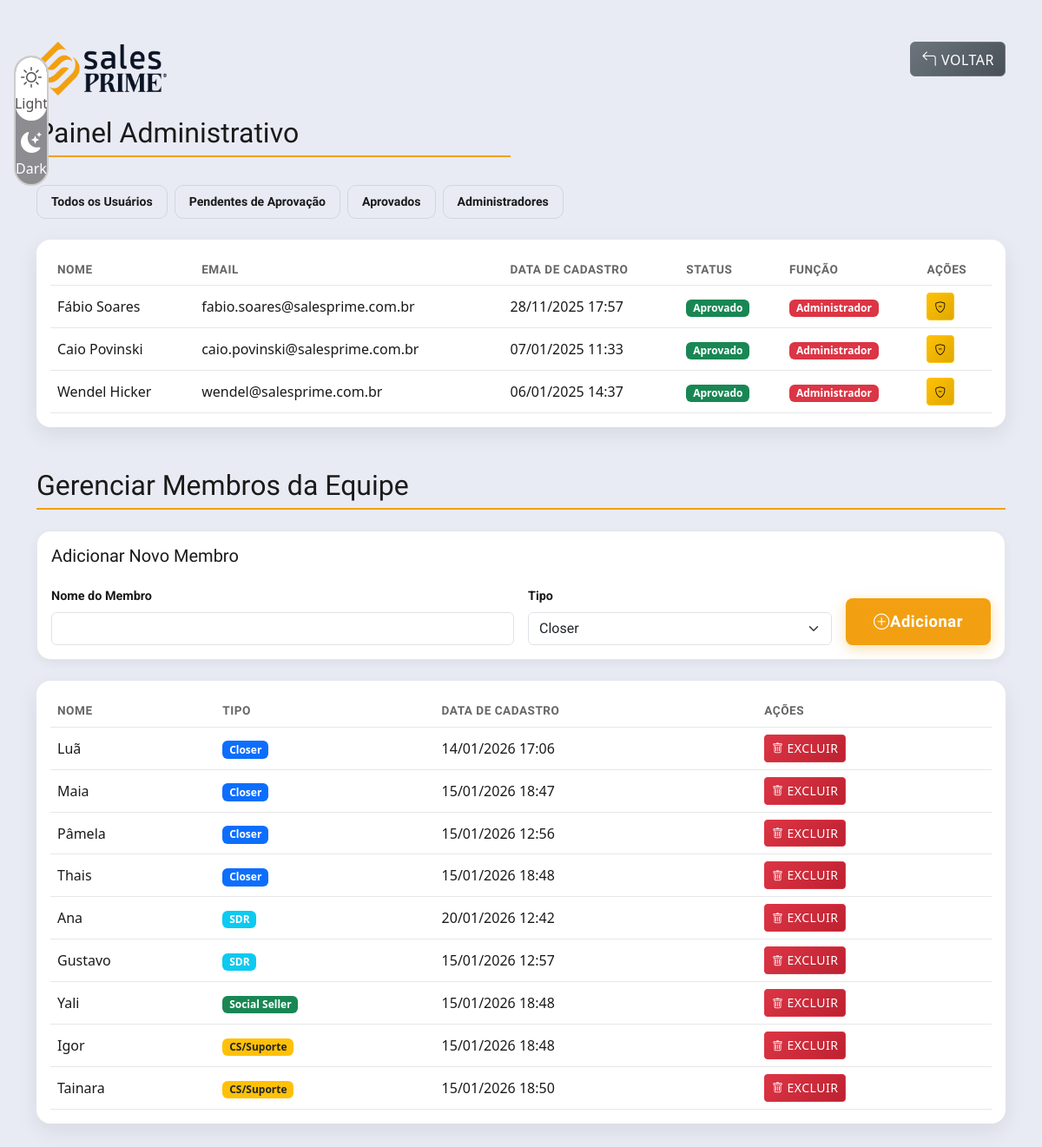
The page /admin.php?filter=admins (signed in) on the database its author committed.
### tables this page shows
CREATE TABLE `users` (
  `id` int(11) NOT NULL,
  `name` varchar(255) NOT NULL,
  `email` varchar(255) NOT NULL,
  `password` varchar(255) NOT NULL,
  `created_at` timestamp NOT NULL DEFAULT CURRENT_TIMESTAMP,
  `is_approved` tinyint(1) DEFAULT '0',
  `is_admin` tinyint(1) DEFAULT '0',
  `status` enum('pendente','aprovado') DEFAULT 'pendente',
  `reset_token` varchar(255) DEFAULT NULL,
  `reset_expires_at` datetime DEFAULT NULL
);

CREATE TABLE `team_members` (
  `id` int(11) NOT NULL,
  `name` varchar(255) NOT NULL,
  `type` enum('Closer','SDR','SocialSeller','CS') NOT NULL,
  `created_at` timestamp NOT NULL DEFAULT CURRENT_TIMESTAMP
);

### admin.php (the view, shortened to what this page needs)
<?php
require 'includes/db.php';
$filter = isset($_GET['filter']) ? $_GET['filter'] : 'all';
switch ($filter) {
    case 'admins':
        $stmt = $pdo->query("SELECT id, name, email, created_at, is_approved, is_admin FROM users WHERE is_admin = TRUE ORDER BY created_at DESC");
        break;
}
$users = $stmt->fetchAll(PDO::FETCH_ASSOC);
$teamMembersStmt = $pdo->query("SELECT id, name, type, created_at FROM team_members ORDER BY type, name");
$teamMembers = $teamMembersStmt->fetchAll(PDO::FETCH_ASSOC);
?>
<!DOCTYPE html>
<html lang="pt-BR">
<head>
    <link rel="stylesheet" href="assets/css/base.css">
    <link rel="stylesheet" href="assets/css/componentes.css">
    <link rel="stylesheet" href="assets/css/utm-btn.css">
    <link rel="stylesheet" href="assets/css/theme-antigravity.css">
    <link rel="stylesheet" href="assets/css/tema.css">
    <link rel="stylesheet" href="assets/css/responsivo.css">
    <link href="https://cdn.jsdelivr.net/npm/bootstrap@5.3.0/dist/css/bootstrap.min.css" rel="stylesheet">
    <link rel="stylesheet" href="https://cdn.jsdelivr.net/npm/bootstrap-icons@1.11.3/font/bootstrap-icons.min.css">
</head>
<body class="theme-sales-prime">
    <div class="p-3 fixed-top mt-5" style="width: 10%;">
        <div id="themeSwitch" class="theme-switch-container light-active">
            <div class="theme-switch-bg"></div>
            <div class="theme-switch-option light-option active">
                <i class="bi bi-sun"></i>
                <span>Light</span>
            </div>
            <div class="theme-switch-option dark-option">
                <i class="bi bi-moon-stars-fill"></i>
                <span>Dark</span>
            </div>
        </div>
    </div>
    <div class="container mt-5">
        <div class="row mb-4">
            <div class="col">
                <img src="assets/images/logo-light.png" alt="Logo" class="img-fluid d-none" id="logo-light"
                    style="max-width: 150px;">
                <h2 class="mt-4">Painel Administrativo</h2>
            </div>
            <div class="col text-end">
                <a href="index.php" class="btn btn-secondary"><i class="bi bi-arrow-90deg-left"></i> Voltar</a>
            </div>
        </div>
        <div class="mb-4">
            <div class="d-flex gap-2" role="group">
                <a href="?filter=all" class="ag-btn-outline <?= $filter === 'all' ? 'active' : '' ?>">
                    Todos os Usuários
                </a>
                <a href="?filter=pending" class="ag-btn-outline <?= $filter === 'pending' ? 'active' : '' ?>">
                    Pendentes de Aprovação
                </a>
                <a href="?filter=approved" class="ag-btn-outline <?= $filter === 'approved' ? 'active' : '' ?>">
                    Aprovados
                </a>
                <a href="?filter=admins" class="ag-btn-outline <?= $filter === 'admins' ? 'active' : '' ?>">
                    Administradores
                </a>
            </div>
        </div>
        <?php if (empty($users)): ?>
            <div class="alert alert-info">Não há usuários para exibir com o filtro selecionado.</div>
        <?php else: ?>
            <div class="ag-table-wrapper p-3">
                <div class="table-responsive">
                    <table class="table table-hover mb-0">
                        <thead>
                            <tr>
                                <th>Nome</th>
                                <th>Email</th>
                                <th>Data de Cadastro</th>
                                <th>Status</th>
                                <th>Função</th>
                                <th>Ações</th>
                            </tr>
                        </thead>
                        <tbody>
                            <?php foreach ($users as $user): ?>
                                <tr>
                                    <td><?= htmlspecialchars($user['name']) ?></td>
                                    <td><?= htmlspecialchars($user['email']) ?></td>
                                    <td><?= date('d/m/Y H:i', strtotime($user['created_at'])) ?></td>
                                    <td>
                                        <?php if ($user['is_approved']): ?>
                                            <span class="badge bg-success">Aprovado</span>
                                        <?php else: ?>
                                            <span class="badge bg-warning text-dark">Pendente</span>
                                        <?php endif; ?>
                                    </td>
                                    <td>
                                        <?php if ($user['is_admin']): ?>
                                            <span class="badge bg-danger">Administrador</span>
                                        <?php else: ?>
                                            <span class="badge bg-secondary">Usuário</span>
                                        <?php endif; ?>
                                    </td>
                                    <td>
                                        <div class="btn-group" role="group">
                                            <?php if (!$user['is_admin']): ?>
                                                <form method="POST" class="d-inline">
                                                    <input type="hidden" name="user_id" value="<?= $user['id'] ?>">
                                                    <button type="submit" name="make_admin" class="btn btn-primary btn-sm"
                                                        title="Promover a Administrador">
                                                        <i class="bi bi-shield-plus"></i>
                                                    </button>
                                                    <form method="POST" class="d-inline me-1">
                                                        <input type="hidden" name="user_id" value="<?= $user['id'] ?>">
                                                        <button type="submit" name="delete_user" class="btn btn-danger btn-sm"
                                                            title="Deletar"
                                                            onclick="return confirm('Tem certeza que deseja excluir este usuário?')">
                                                            <i class="bi bi-trash"></i>
                                                        </button>
                                                    </form>
                                                <?php else: ?>
                                                    <form method="POST" class="d-inline">
                                                        <button type="submit" name="remove_admin" class="btn btn-warning btn-sm"
                                                            title="Remover privilégios de Administrador">
                                                            <i class="bi bi-shield-minus"></i>
                                                        </button>
                                                    </form>
                                                <?php endif; ?>
                                        </div>
                                    </td>
                                </tr>
                            <?php endforeach; ?>
                        </tbody>
                    </table>
                </div>
            </div>
        <?php endif; ?>
        <h2 class="mt-5">Gerenciar Membros da Equipe</h2>
        <div class="ag-card my-4">
            <div class="card-header p-3">
                <h5>Adicionar Novo Membro</h5>
            </div>
            <div class="card-body px-3 pb-3">
                <form method="POST" class="row g-3">
                    <div class="col-md-6">
                        <label for="member_name" class="form-label">Nome do Membro</label>
                        <input type="text" class="form-control" id="member_name" name="member_name" required>
                    </div>
                    <div class="col-md-4">
                        <label for="member_type" class="form-label">Tipo</label>
                        <select class="form-select" id="member_type" name="member_type" required>
                            <option value="Closer">Closer</option>
                        </select>
                    </div>
                    <div class="col-md-2 d-flex align-items-end">
                        <button type="submit" name="add_team_member" class="ag-btn-accent w-100">
                            <i class="bi bi-plus-circle"></i> Adicionar
                        </button>
                    </div>
                </form>
            </div>
        </div>
        <div class="ag-table-wrapper p-3">
            <div class="table-responsive">
                <table class="table table-hover mb-0">
                    <thead>
                        <tr>
                            <th>Nome</th>
                            <th>Tipo</th>
                            <th>Data de Cadastro</th>
                            <th>Ações</th>
                        </tr>
                    </thead>
                    <tbody>
                        <?php if (empty($teamMembers)): ?>
                            <tr>
                                <td colspan="4" class="text-center">Nenhum membro cadastrado.</td>
                            </tr>
                        <?php else: ?>
                            <?php foreach ($teamMembers as $member): ?>
                                <tr>
                                    <td><?= htmlspecialchars($member['name']) ?></td>
                                    <td>
                                        <?php
                                        $typeLabels = [
                                            'Closer' => 'Closer',
                                            'SDR' => 'SDR',
                                            'SocialSeller' => 'Social Seller',
                                            'CS' => 'CS/Suporte'
                                        ];
                                        $badgeColors = [
                                            'Closer' => 'bg-primary',
                                            'SDR' => 'bg-info',
                                            'SocialSeller' => 'bg-success',
                                            'CS' => 'bg-warning text-dark'
                                        ];
                                        ?>
                                        <span class="badge <?= $badgeColors[$member['type']] ?>">
                                            <?= $typeLabels[$member['type']] ?>
                                        </span>
                                    </td>
                                    <td><?= date('d/m/Y H:i', strtotime($member['created_at'])) ?></td>
                                    <td>
                                        <form method="POST" class="d-inline">
                                            <button type="submit" name="delete_team_member" class="btn btn-danger btn-sm"
                                                onclick="return confirm('Tem certeza que deseja excluir este membro?')">
                                                <i class="bi bi-trash"></i> Excluir
                                            </button>
                                        </form>
                                    </td>
                                </tr>
                            <?php endforeach; ?>
                        <?php endif; ?>
                    </tbody>
                </table>
            </div>
        </div>
    </div>
</body>
</html>

### assets/css/base.css (style rules this page uses)
* { box-sizing: border-box; margin: 0; padding: 0; }
body { font-family: 'Roboto', sans-serif; font-size: 0.8rem; line-height: 1.6; color: #212529; background-color: #fff; }
h1, h2, h3, h4, h5, h6 { font-family: 'Roboto', sans-serif; font-weight: 900; margin-bottom: 1rem; line-height: 1.2; }
h2 { font-size: 2rem; border-bottom: 2px solid #F2A011; padding-bottom: 0.4rem; }
h5 { font-size: 1.25rem; color: #3D4F73; }
a { font-size: 0.8rem; overflow-wrap: break-word; word-wrap: break-word; -ms-word-break: break-all; word-break: break-all; word-break: break-word; -ms-hyphens: auto; -moz-hyphens: auto; -webkit-hyphens: auto; hyphens: auto; text-decoration: none; }
.container { width: 100%; padding-right: 15px; padding-left: 15px; margin-right: auto; margin-left: auto; }
h1, h2, h3, h4, h5, h6 { animation: fadeIn 0.5s ease-out; }

### assets/css/componentes.css (style rules this page uses)
.btn { font-family: 'Roboto', sans-serif; font-weight: 500; font-size: 0.9rem; padding: 0.5rem 1.5rem; border-radius: 8px; transition: all 0.3s cubic-bezier(0.4, 0, 0.2, 1); border: 2px solid transparent; text-transform: uppercase; letter-spacing: 0.5px; display: inline-flex; align-items: center; justify-content: center; gap: 0.5rem; cursor: pointer; text-decoration: none; }
.btn-secondary { background: linear-gradient(135deg, #6c757d 0%, #495057 100%); border-color: #adb5bd; color: white; }
.btn-danger { background: linear-gradient(135deg, #dc3545 0%, #bd2130 100%); border-color: #e4606d; color: white; }
.btn-warning { background: linear-gradient(135deg, #ffc107 0%, #e0a800 100%); border-color: #ffd351; color: #212529; }
.btn-sm { padding: 0.25rem 1rem; font-size: 0.8rem; border-radius: 6px; }
.btn i { font-size: 1.1em; }
.btn-sm i { font-size: 0.9em; }
.form-control { font-family: 'Roboto', sans-serif; font-size: 0.9rem; padding: 0.75rem 1rem; border-radius: 8px; border: 2px solid #dee2e6; transition: all 0.3s cubic-bezier(0.4, 0, 0.2, 1); background-color: white; color: #212529; }
.form-control::placeholder { color: #6c757d; font-weight: 300; }
.form-select { font-family: 'Roboto', sans-serif; font-size: 0.9rem; padding: 0.75rem 1rem; border-radius: 8px; border: 2px solid #dee2e6; background-color: white; color: #212529; transition: all 0.3s ease; }
.form-label { font-family: 'Roboto', sans-serif; font-weight: 700; font-size: 0.9rem; margin-bottom: 0.5rem; display: block; }
.theme-switch-container { display: flex; flex-direction: column; background-color: #8c8c91; border-radius: 30px; border: 2px solid #ccc; padding: 10px; width: 40px; height: 150px; position: relative; overflow: hidden; text-align: center; }
.theme-switch-bg { position: absolute; top: 0; left: 0; width: 100%; height: 50%; background-color: #fff; border-radius: 30px; transform: translateY(0); transition: transform 0.4s ease-in-out; z-index: 0; }
.theme-switch-option { display: flex; flex-direction: column; align-items: center; justify-content: center; color: #ffffff; padding: 0px 0; border-radius: 20px; cursor: pointer; z-index: 1; }
.light-option { color: #cfcfcf; margin-top: -5px; }
.dark-option { color: #ffffff; padding: 15px 0 0 0; }
.theme-switch-option i { font-size: 1.5rem; }
.theme-switch-option.active { color: #524e4e; }
.theme-switch-container.light-active .theme-switch-bg { transform: translateY(0); }
.btn-group .btn { flex: 1; white-space: nowrap; overflow: hidden; text-overflow: ellipsis; }

### assets/css/tema.css (style rules this page uses)
:root { --primary-color: #3D4F73; --secondary-color: #0B1426; --accent-color: #F2A011; --background-color: #fff; --text-color: #212529; --border-color: #dee2e6; --input-background: white; --input-text: #212529; --placeholder-color: #6c757d; }
body { background-color: var(--background-color); color: var(--text-color); }

### rows shown on the page
users: name "Fábio Soares", email "fabio.soares@salesprime.com.br", created_at "28/11/2025 17:57", is_approved "Aprovado", is_admin "Administrador"
users: name "Caio Povinski", email "caio.povinski@salesprime.com.br", created_at "07/01/2025 11:33", is_approved "Aprovado", is_admin "Administrador"
users: name "Wendel Hicker", email "wendel@salesprime.com.br", created_at "06/01/2025 14:37", is_approved "Aprovado", is_admin "Administrador"
team_members: name "Luã", type "Closer", created_at "14/01/2026 17:06"
team_members: name "Maia", type "Closer", created_at "15/01/2026 18:47"
team_members: name "Pâmela", type "Closer", created_at "15/01/2026 12:56"
team_members: name "Thais", type "Closer", created_at "15/01/2026 18:48"
team_members: name "Ana", type "SDR", created_at "20/01/2026 12:42"
team_members: name "Gustavo", type "SDR", created_at "15/01/2026 12:57"
team_members: name "Yali", type "Social Seller", created_at "15/01/2026 18:48"
team_members: name "Igor", type "CS/Suporte", created_at "15/01/2026 18:48"
team_members: name "Tainara", type "CS/Suporte", created_at "15/01/2026 18:50"
